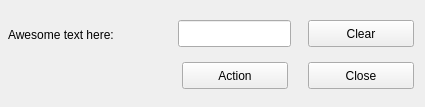
<?xml version="1.0" encoding="UTF-8"?>
<ui version="4.0">
 <class>Form</class>
 <widget class="QWidget" name="Form">
  <property name="geometry">
   <rect>
    <x>0</x>
    <y>0</y>
    <width>425</width>
    <height>107</height>
   </rect>
  </property>
  <property name="windowTitle">
   <string>Hello PyQt</string>
  </property>
  <widget class="QLabel" name="label">
   <property name="geometry">
    <rect>
     <x>8</x>
     <y>22</y>
     <width>159</width>
     <height>25</height>
    </rect>
   </property>
   <property name="text">
    <string>Awesome text here:</string>
   </property>
  </widget>
  <widget class="QLineEdit" name="lineEdit">
   <property name="geometry">
    <rect>
     <x>178</x>
     <y>20</y>
     <width>113</width>
     <height>27</height>
    </rect>
   </property>
  </widget>
  <widget class="QPushButton" name="pushButton_close">
   <property name="geometry">
    <rect>
     <x>308</x>
     <y>62</y>
     <width>106</width>
     <height>27</height>
    </rect>
   </property>
   <property name="text">
    <string>Close</string>
   </property>
  </widget>
  <widget class="QPushButton" name="pushButton_clear">
   <property name="geometry">
    <rect>
     <x>308</x>
     <y>20</y>
     <width>106</width>
     <height>27</height>
    </rect>
   </property>
   <property name="text">
    <string>Clear</string>
   </property>
  </widget>
  <widget class="QPushButton" name="pushButton_action">
   <property name="geometry">
    <rect>
     <x>182</x>
     <y>62</y>
     <width>106</width>
     <height>27</height>
    </rect>
   </property>
   <property name="text">
    <string>Action</string>
   </property>
  </widget>
 </widget>
 <resources/>
 <connections>
  <connection>
   <sender>pushButton_close</sender>
   <signal>clicked()</signal>
   <receiver>Form</receiver>
   <slot>close()</slot>
   <hints>
    <hint type="sourcelabel">
     <x>242</x>
     <y>109</y>
    </hint>
    <hint type="destinationlabel">
     <x>381</x>
     <y>317</y>
    </hint>
   </hints>
  </connection>
  <connection>
   <sender>pushButton_clear</sender>
   <signal>clicked()</signal>
   <receiver>lineEdit</receiver>
   <slot>clear()</slot>
   <hints>
    <hint type="sourcelabel">
     <x>360</x>
     <y>33</y>
    </hint>
    <hint type="destinationlabel">
     <x>234</x>
     <y>33</y>
    </hint>
   </hints>
  </connection>
 </connections>
</ui>
